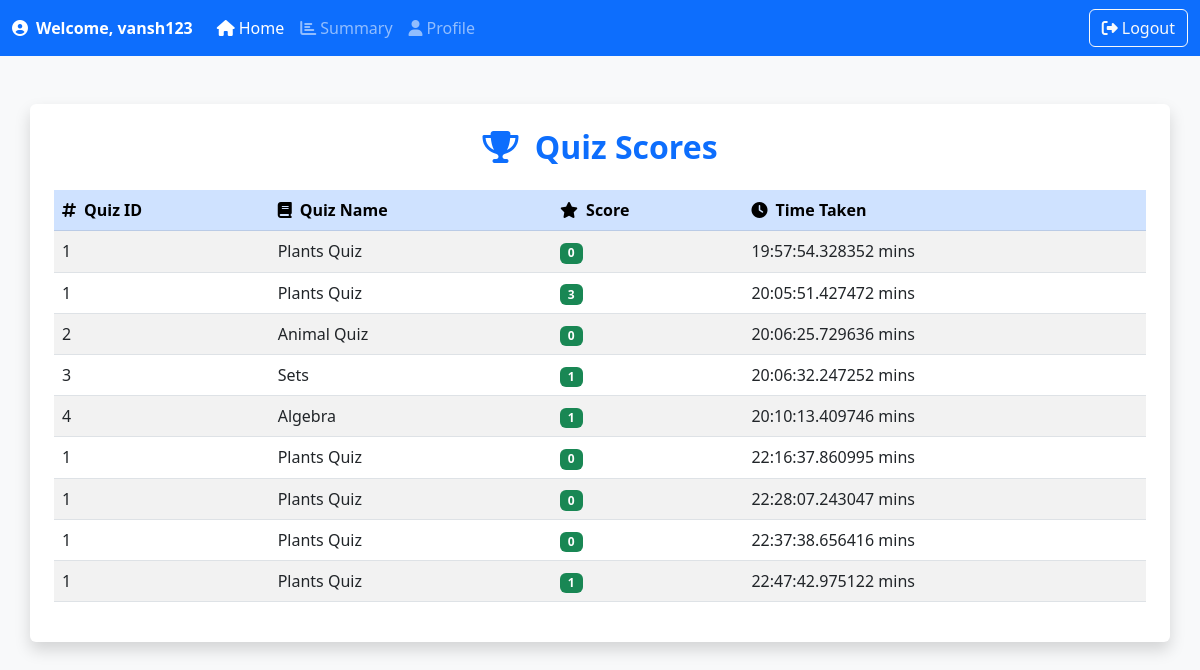
/scores (signed in), run on an earlier commit of the app's database.
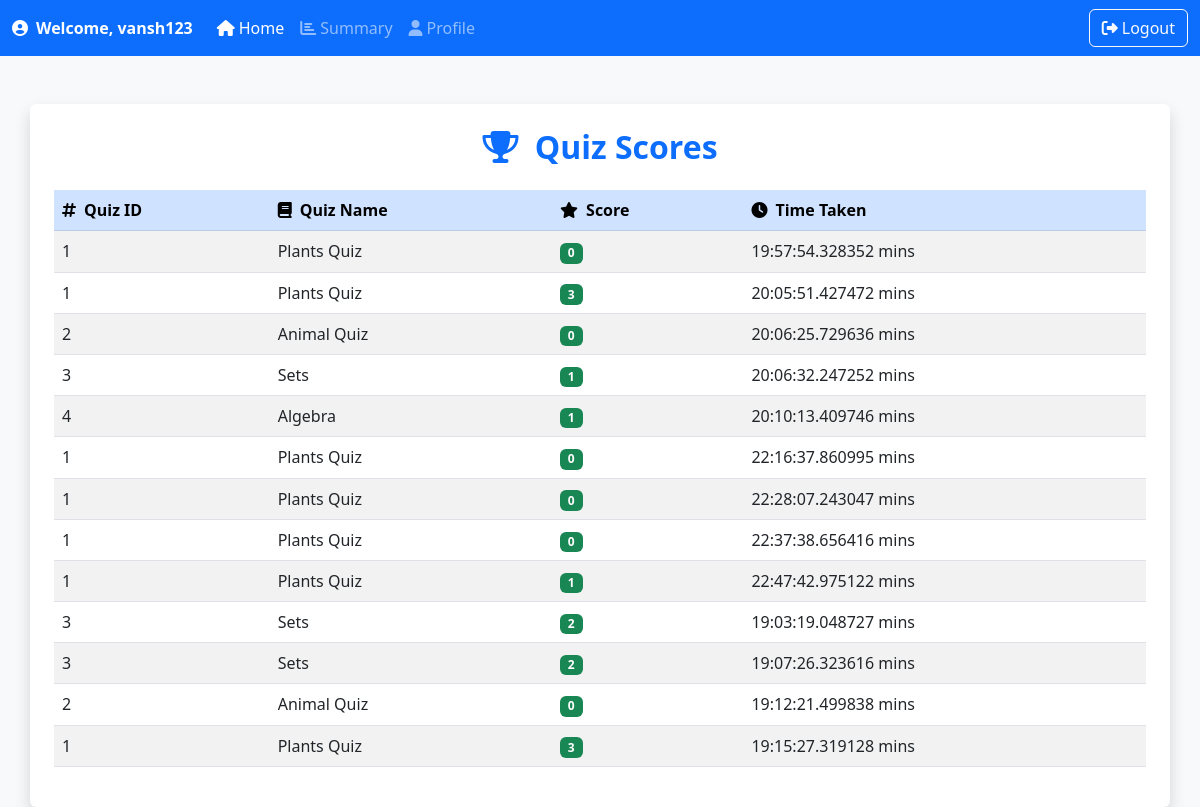
And on a later commit of the database.
### app.py (models this page shows)
class Scores(db.Model):
    id=db.Column(db.Integer,primary_key=True)
    quiz_id = db.Column(db.Integer, db.ForeignKey('quiz.id', ondelete="CASCADE"), nullable=False)
    user_id=db.Column(db.Integer,db.ForeignKey('user.id'),nullable=False)
    time_taken=db.Column(db.Time,nullable=False)
    total_score=db.Column(db.Integer,nullable=False)
    user=db.relationship('User',back_populates='scores')
    quiz=db.relationship('Quiz',back_populates='scores')

class Quiz(db.Model):
    id=db.Column(db.Integer,primary_key=True)
    name=db.Column(db.String(150),nullable=False)
    date_of_quiz=db.Column(db.Date,nullable=False)
    time_of_quiz=db.Column(db.Integer,nullable=False)
    remarks=db.Column(db.Text,nullable=False)
    chapter_id = db.Column(db.Integer, db.ForeignKey('chapter.id'), nullable=False)
    questions = db.relationship('Question', back_populates='quiz', cascade="all, delete")
    scores = db.relationship('Scores', back_populates='quiz', cascade="all, delete")
    chapter=db.relationship('Chapter',back_populates='quizzes')

### app.py (the view)
@app.route('/scores',methods=['GET'])
def scores():
    if session.get('username') is None:
        return redirect(url_for('login'))
    scores=Scores.query.filter_by(user_id=session['user_id']).all()
    time_taken=[score.time_taken for score in scores]
    return render_template('scores.html',scores=scores,time_taken=time_taken)

### templates/scores.html (shortened to what this page needs)
<!DOCTYPE html>
<html lang="en">
<head>
    <link href="https://cdn.jsdelivr.net/npm/bootstrap@5.3.0-alpha1/dist/css/bootstrap.min.css" rel="stylesheet">
    <link rel="stylesheet" href="https://cdnjs.cloudflare.com/ajax/libs/font-awesome/6.1.1/css/all.min.css">
</head>
<body class="bg-light">
    <nav class="navbar navbar-expand-lg navbar-dark bg-primary">
        <div class="container-fluid">
            <span class="navbar-text fw-bold text-white me-3">
                <i class="fas fa-user-circle me-2"></i>Welcome, {{ session.get('username') }}
            </span>
            <div class="collapse navbar-collapse" id="navbarNavDropdown">
                <ul class="navbar-nav me-auto mb-2 mb-lg-0">
                    <li class="nav-item">
                        <a class="nav-link active" href="/user_dashboard"><i class="fas fa-home me-1"></i>Home</a>
                    </li>
                    <li class="nav-item">
                        <a class="nav-link" href="/scores"><i class="fas fa-chart-bar me-1"></i>Summary</a>
                    </li>
                    <li class="nav-item">
                        <a class="nav-link" href="/profile"><i class="fas fa-user me-1"></i>Profile</a>
                    </li>
                </ul>
                <a href="/login" class="btn btn-outline-light"><i class="fas fa-sign-out-alt me-1"></i>Logout</a>
            </div>
        </div>
    </nav>
    <div class="container mt-5 p-4 bg-white rounded shadow">
        <h2 class="text-center text-primary fw-bold mb-4">
            <i class="fas fa-trophy me-2"></i>
            Quiz Scores
        </h2>
        <div class="table-responsive">
            <table class="table table-striped table-hover">
                <thead class="table-primary">
                    <tr>
                        <th><i class="fas fa-hashtag me-2"></i>Quiz ID</th>
                        <th><i class="fas fa-book me-2"></i>Quiz Name</th>
                        <th><i class="fas fa-star me-2"></i>Score</th>
                        <th><i class="fas fa-clock me-2"></i>Time Taken</th>
                    </tr>
                </thead>
                <tbody>
                    {% for score in scores %}
                    <tr>
                        <td>{{ score.quiz.id }}</td>
                        <td>{{ score.quiz.name }}</td>
                        <td><span class="badge bg-success">{{ score.total_score }}</span></td>
                        <td>{{ score.time_taken }} mins</td>
                    </tr>
                    {% endfor %}
                </tbody>
            </table>
        </div>
    </div>
</body>
</html>

What changed in the data, as far as the page shows it:
added Scores: quiz.id "3", quiz.name "Sets", total_score "2", time_taken "19:03:19.048727"
added Scores: quiz.id "3", quiz.name "Sets", total_score "2", time_taken "19:07:26.323616"
added Scores: quiz.id "2", quiz.name "Animal Quiz", total_score "0", time_taken "19:12:21.499838"
added Scores: quiz.id "1", quiz.name "Plants Quiz", total_score "3", time_taken "19:15:27.319128"
